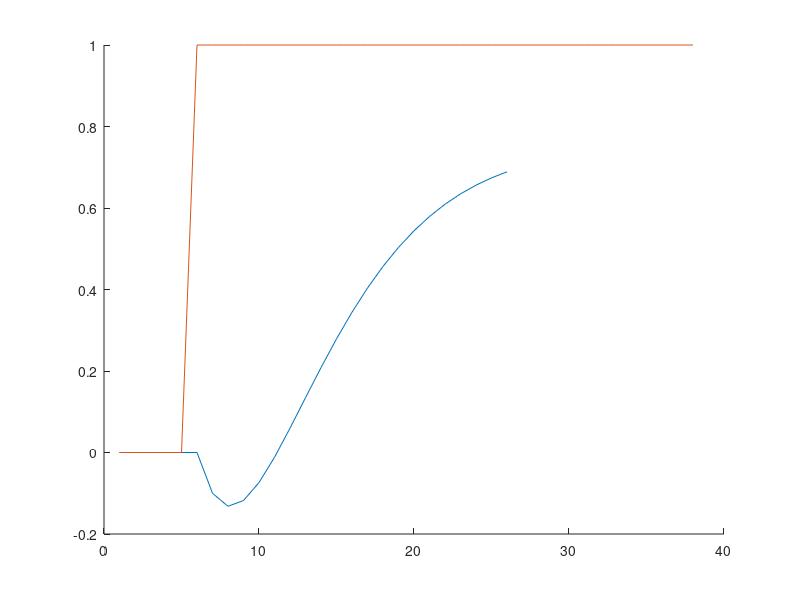

This figure's MATLAB source:
clear
N = 18;
Nu = 15;
D = 18;
u = [0,0,0,0,0,ones(1,33)];
lambda = 10;
y = zeros(1,10);
for i = 3:D+5+3

   y(i) = 1.62*y(i-1) - 0.66*y(i-2) - 0.1*u(i-1) + 0.13*u(i-2);
 
end
% close all
figure
hold on
plot(y)
plot(u)

for i = 1:D
    
    s{i} = y(i+2);
    s_g1(1,i) = s{i};
end

% ilosc_zerowych = 0;
% s_g1Cutted = 0;
% for i = 1:length(s_g1)
%    if s_g1(i) ~= 0           
%         s_g1Cutted(end+1) = s_g1(i);
%    else
%        ilosc_zerowych = ilosc_zerowych + 1;
%    end
% end    
% s_g1Cutted(1) = [];
% s_g1 = [0,0,0.3163,0.4787,0.5620,...
%  0.6048,0.6268,0.6381,0.6439,...
%  0.6469,0.6484,0.6492];

for i = 1:Nu
    
   M(:,i) = [zeros(i-1,1);s_g1(1:N+1-i)'];
    
end
M

for i = 1:D-1
   
   for j = 1:N
        if N-1 < j+i
            wektor(j) = s_g1(end);
        else    
            wektor(j) = s_g1(j+1);
        end
        wektor2(j) = s_g1(i);
   end
   
   Mp(:,i) = wektor' - wektor2';
    
end
Mp
% przyklad = hankel(1:4)
% M = fliplr(hankel(s_g1Cutted,zeros(1,length(s_g1Cutted))))'
MT = M';
Ml = MT*M+lambda*eye(length(M(1,:)));
K = (inv(Ml))*MT;
Kl = K(1,:);

for i = 1:length(Mp(1,:))
    
    Ku{i} = Kl*Mp(:,i);
     
end
Ku

Ke = 0;
for i = 1:length(K(1,:))
    
    Ke = Ke + K(1,i);
     
end  
Ke